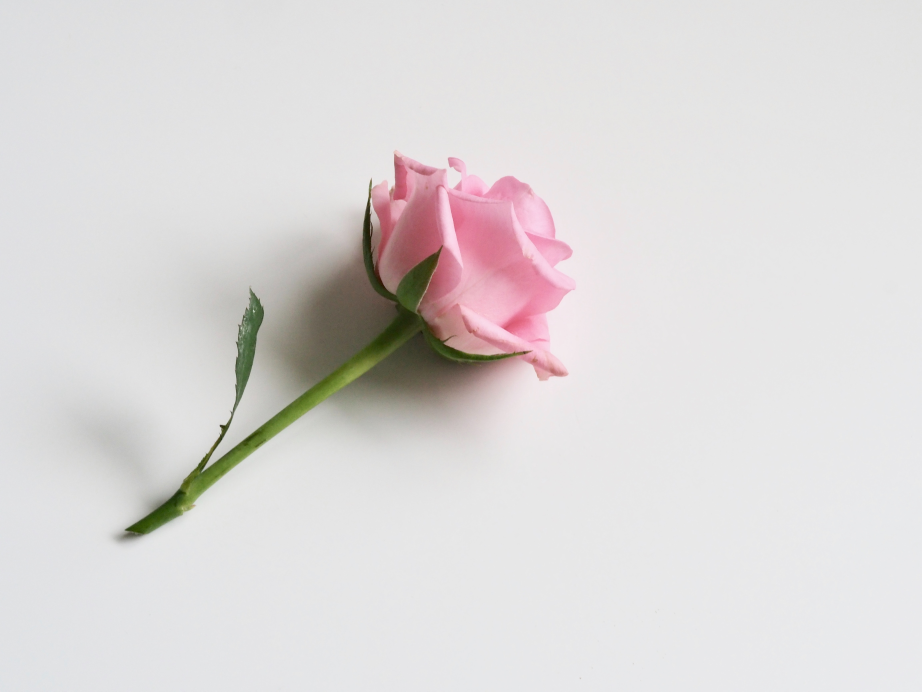
#> input picture computer-vision/images/rose.jpg, 4608 x 3456 px (shown at 1/5 size); the run also reads 2 pictures not shown here
$ jupyter execute homography.ipynb
#> lines starting #> are read from the running program, lines starting #| are printed output that depends on the picture
### computer-vision/module/utility.py
import matplotlib.pyplot as plt
import numpy as np
from matplotlib.colors import hsv_to_rgb

def show_images(*img_label_tuples, grey=True):
    if len(img_label_tuples) == 1 and type(img_label_tuples[0]) == list:
        img_label_tuples = img_label_tuples[0]

    n = len(list(img_label_tuples))
    f = plt.figure(figsize=(12.8, 9.6))

    axes = [f.add_subplot(100 + 10 * n + i) for i in range(1, n+1)]

    imgs_max = 1 if all([image.max() <= 1 for image, *_ in img_label_tuples]) else 255

    for ax, (image, label, *others) in zip(axes, img_label_tuples):
        ax.title.set_text(label)
        autoscale = others[0] if len(others) > 0 else False
        vmin, vmax = (0, imgs_max) if not autoscale else (image.min(), image.max())
        if grey:
            ax.imshow(image, cmap='gray', vmin=vmin, vmax=vmax)
        else:
            ax.imshow(image)

        ax.xaxis.set_visible(False)
        ax.yaxis.set_visible(False)

# [24 lines left out: function show_pyramids, not called in this run]

def array_is_equal(arr1, arr2, epsilon=1e-10):
    return np.abs((arr1 - arr2)).max() < epsilon

# [16 lines left out: functions make_segments, interact_func, not called in this run]

### computer-vision/homography.ipynb
[cell 1]
import sys
sys.path.append('..')

from common.utility import show_implementation
from module.utility import show_images

import numpy as np
import matplotlib.pyplot as plt
from PIL import Image

[cell 2]
rose_image = Image.open('images/rose.jpg').resize((288, 216))
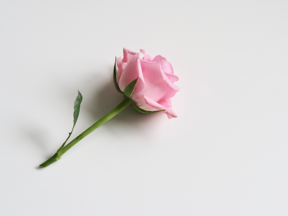
#> rose_image: PIL image 288x216 RGB; mean R, G, B 220.2, 216.7, 216.5
rose_image = np.array(rose_image.convert('L'))
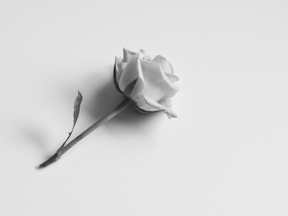
#> rose_image: shape (216, 288); min 27, max 238, mean 217.7

# Homography

After the [descriptor chapter](./descriptor.ipynb), we can:
1. identify key points
2. describe the area around the key points
3. perform matching on that points

Now, all that is left is to stitch the two images together based on the key point location.

However, it becomes clear that only shifting the image is not always sufficient to align the two images together.
For example. the image may be rotated, scaled, or even taken from a different plane.

Thus, we need a way to transform the image (based on the transformation of the key points) for better alignment.

## Image projection

In all the previous chapters, we have performed functions on the pixel value of the image.
In a more mathematical form, given a location $x$, the function of the pixel values of the image $F$, and some function $h$, the original image is given as $F(x)$ and our transformed image $G(x)$ is defined as:

$$
G(x) = h(F(x))
$$

However, to align the image, we need to change the domain of $F$.
That is, our transformed image should have the form of:
$$
G(x) = F(h(x))
$$

This means that each pixel at $x$ in $G$ is obtaining its value from the pixel at $h(x)$ in $F$.

## Types of 2D transformations
Since our pixel location is 2 dimensional, we should look at the types of 2D transformation we can perform on an image.

It is as follows:
* Translation
* Rotation
* Scaling
* Affine
* Projective

For image stitching, we would require projective transformation (**homography**) as it will account for the change in plane of the image.

[cell 3]
ps = np.array([[-1, -1], [-1, 1], [1,1], [1,-1]])
rt2 = np.sqrt(2)
all_p_primes = np.array([
    ps + (0, 1),
    [[-rt2, 0], [0, rt2], [rt2, 0], [0, -rt2]],
    ps * 2,
    [[-1, -1], [0, 1], [2, 1], [1, -1]],
    [[-1, -1], [-2, 1], [2, 1], [1, -1]],
])

titles = ["Translation", "Rotation", "Scaling", "Affine", "Projective"]

num_rows = all_p_primes.shape[0]
fig = plt.figure(figsize=(8,5 * num_rows))
axs = fig.subplots(num_rows, 2, sharex=True, sharey=True)

for row, p_primes, title in zip(axs, all_p_primes, titles):
    ax1, ax2 = row

    ax1.fill(ps[:, 0], ps[:, 1],'ko')
    ax2.fill(p_primes[:, 0], p_primes[:, 1],'ko')
    ax2.set_title(title)

plt.show()
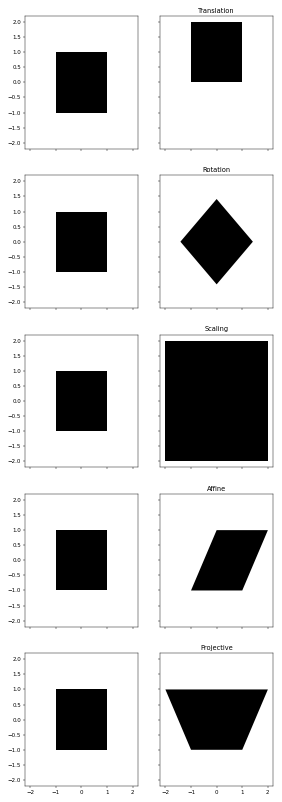
#> figure drawn by matplotlib, 10 panels

Hence, we can apply homography when the image have any of the following properties:
* the scene is planar (*ie* a picture of a flat wall)
* or approximately planar (*ie* the scene is far away or have little depth variation)
* the scene is captured under camera rotation **only**, with not translation.

This is together with the (obvious) assumption that the things within the image did not move (significantly) independently of one another.

## Applying homography

Suppose that we wish to transform a pixel location $p$ to $p'$, and we know the homography matrix H.
It is clear that both $p$ and $p'$ are 2 dimensional.
Since homography are linear operations, we can define them as a matrix multiplication with $p$.

Thus, we get $p' = Hp$

<p hidden>TODO: Add linear algebra chapter<p/>

From [linear algebra](./), we learnt that we can use matrices to change the dimension that we are working in, and the matrix $\begin{pmatrix}0 & 1 \\ -1 & 0\end{pmatrix}$ correspond to a 90 degree anti-clockwise rotation on the domain.

[cell 4]
rose_image_padded = np.pad(rose_image, ((0, max(rose_image.shape) - rose_image.shape[0]),
                                        (0, max(rose_image.shape) - rose_image.shape[1])), constant_values=0)
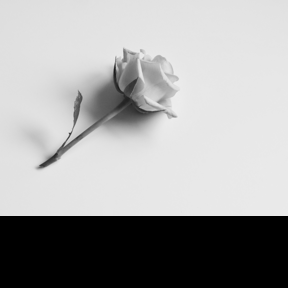
#> rose_image_padded: shape (288, 288); min 0, max 238, mean 163.3

indices = np.indices(rose_image_padded.shape).transpose(
    (1, 2, 0)).reshape((-1, 2))

H = np.array([[0,  1],
              [-1, 0]])

rotated = np.array([H @ p for p in indices])
transformed_image = rose_image_padded[rotated[:, 0], rotated[:, 1]].reshape(
    rose_image_padded.shape)
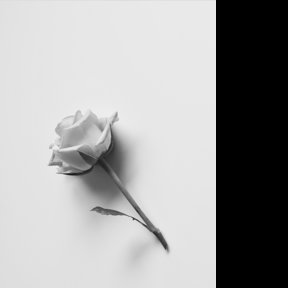
#> transformed_image: shape (288, 288); min 0, max 238, mean 163.3
show_images((rose_image, "Original Image"), (rose_image_padded,
            "Padded image"), (transformed_image, "Rotated image"))

Indeed, the matrix $H$ correspond to a rotation.
We added padding so that the domain of $p$ is the same as $p'$.

<span id='side-note'/>

(Note that $H$ doesn't actually result in the above transformation.
Suppose we consider the pixel location (10, 0), then after applying the homography, the new pixel location would be (0, -10).
But since we don't have a pixel value at a negative coordinate, the resulting image would be effectively blank.
However, `numpy` allows for negative indexing of their array, and it just so happens that the negative index corresponds to a correct domain referencing such that the result is proper rotation.
To achieve a correct homography for rotation, we would need to make the center of the image (0, 0) and perform rotation, which we will account for this we have a better understanding of homography.)

## Homogeneous coordinates
From using the above formulation of a $2 \times 2$ homography matrix $H$, we can verify that we can indeed perform rotations, scaling, affine and projective transformations.

Through some experimentation, we also would realized that **we are unable to represent translation using a $2\times 2$ matrix $H$**.

A way to reason about it is because we have no way of increasing a certain pixel location by a constant amount as we do not have a "constant row" in $p$ to multiply against when we do the matrix multiplication of $Hp$.

Hence, we introduce the concept of a **homogeneous** coordinates (our previous 2D coordinate are **heterogeneous**)

For any point $p = (x,y)$, we represent it as $P = (x,y,1)$ instead.
And our $H$ is now a $3 \times 3$ matrix.

Hence, we get the following

$$
p = \begin{pmatrix}x \\ y \end{pmatrix} \Rightarrow
P = \begin{pmatrix}x \\ y \\ 1\end{pmatrix}
$$

$$
P' = HP
$$

$$
P' = \begin{pmatrix}x' \\ y' \\ w' \end{pmatrix} \Rightarrow
p' = \begin{pmatrix}x' / w' \\ y' / w'\end{pmatrix}
$$

Notice that we can set the last column of $H$ to be $(0, 0, 1)$, and it would correspond to a transformation without translation.

And any of the non-zero values on the last column of H (except the last row) will correspond to a translation transformation.

[cell 5]
def homography(H, image, reference_image=None, strict=False):
#> called with H = array of shape (3, 3), strict = False
    if reference_image is None:
        reference_image = image
    ps = np.indices(image.shape).transpose(
        (1, 2, 0)).reshape((-1, 2))
    Ps = np.hstack((ps, np.ones((ps.shape[0], 1))))

    P_primes = np.array([H @ p for p in Ps])
    p_primes = (P_primes[:, 0:2] / P_primes[:,
                2].reshape((-1, 1))).round().astype('int32')
    p_primes = p_primes.reshape(*image.shape, 2)
    if strict:
        valid_xy = p_primes >=0
        valid_xy &= valid_xy[:, :, ::-1]
        p_primes = np.where(valid_xy, p_primes, 0)
        p_primes = p_primes.round()
        transformed_image = np.zeros((p_primes[:,:,0].max() + 1, p_primes[:,:,1].max() + 1))
        transformed_image[p_primes[:, :,0], p_primes[:, :,1]] = reference_image

    else:
        transformed_image =reference_image[p_primes[:, :,0], p_primes[:, :,1]]
    return transformed_image


def square(image):
    return np.pad(image, ((0, max(image.shape) - image.shape[0]),
                          (0, max(image.shape) - image.shape[1])), constant_values=0)

[cell 6]
image_padded = square(rose_image)

H = np.array([[0, 1, 0],
              [-1, 0, 0],
              [0, 0, 1]])
show_images((rose_image, "Original Image"), (image_padded,
            "Padded image"), (homography(H, image_padded), "Rotated image"))
#> the loop in show_images (call 2), `for ax, (image, label, *others) in zip(axes, img_label_tuples):` made 3 passes
#> label on passes 1 to 3: 'Original Image', 'Padded image', 'Rotated image'

$(0, 0, 1)$ on last row gives us the same transformation as in heterogeneous coordinates.

[cell 7]
image_padded = square(rose_image)

H = np.array([[1, 0, 50],
              [0, 1, 0],
              [0, 0, 1]], dtype='uint32')
show_images((rose_image, "Original Image"), (homography(H, rose_image, strict=True), "Translated image"))
#> call 2 of homography, with H = array of shape (3, 3), strict = True
#> in homography (call 2), `transformed_image[p_primes[:, :,0], p_primes[:, :,1]] = reference_image`:
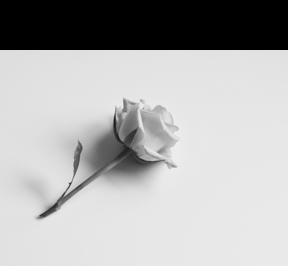
#> transformed_image: shape (266, 288) float64; min 0, max 238, mean 176.8

And the values in the last column dictates the amount of translation to the image.

## Computing homography

Remember our motivation.
We were given a set of points $p$ which are matched to $p'$ in a new image.
Now, we wish to find some homography matrix $H$ such that it matches points $p$ to $p'$, such that we can apply this transformation to all points in the image.

Thus, the problem statement is:

*Given a set of matched key points $(p_i, p_i')$, find the best estimate of $H$ such that*
$$
P' = H P
$$

### Direct Linear Transform

Firstly, we make some assumptions of our desired H.
**We assume that the transformation is "linear"; that is, $w'$ is constant.**
Because of this, we can rewrite our matrix as below, using $\alpha$ as the constant scale factor used to account for $w'$.

$$
\begin{pmatrix}
x' \\
y' \\
1
\end{pmatrix}
=
\alpha
\begin{pmatrix}
h_1 & h_2 & h_3 \\
h_4 & h_5 & h_6 \\
h_7 & h_8 & h_9 \\
\end{pmatrix}
\begin{pmatrix}
x \\
y \\
1
\end{pmatrix}
$$

Comparing the first 2 rows with the last row, we get the following
$$
x'(h_7x + h_8y + h_9) = (h_1x + h_2y + h_3) \\
y'(h_7x + h_8y + h_9) = (h_4x + h_5y + h_6)
$$

Rearranging, we get
$$
h_7xx' + h_8 yx' + h_9x' - h_1 x - h_2 y - h_3 = 0\\
h_7xy' + h_8 yy' + h_9y' - h_4 x - h_5 y - h_6 = 0
$$

Notice that we can describe this as a matrix:
$$
A_ih = 0
$$

where
$$
 A_i = \begin{pmatrix}-x & -y & -1 & 0  &  0 & 0  & xx' & yx' & x'
                    \\ 0 &  0 &  0 & -x & -y & -1 & xy' & yy' & y' \end{pmatrix}\\
h = \begin{pmatrix}h_1 & h_2 & h_3 & h_4 & h_5 & h_6 &h_7 &h_8 & h_9\end{pmatrix}^T
$$

Note that there is an $A_i$ for each pair of matched points $p_i, p_i'$, thus we can stack all these constraints together to get
$$
Ah = 0
$$

We can use the perform **singular value decomposition** on $A$ to obtain $$A = U \Sigma V^T$$.
<span hidden>TODO: Add link?</span>

Then we obtain the singular value corresponding to the smallest singular value $h=v_i$.

Lastly, we reshape it to obtain our desired $H$.

#### Example

[cell 8]
ps = np.array([(0, 0), (10, 0), (0, 10), (10, 10)])
p_primes = np.array([(0, 1), (10, 1), (0, 11), (10, 11)])

Suppose our $p$ and $p'$ were as per above.
We can see that it is a translation of the $y$ variable by 1.

[cell 9]
np.set_printoptions(suppress=True)

def dlt(ps, p_primes):
    assert len(ps) == len(p_primes)
    xs, ys = ps[:, 0], ps[:, 1]
    x_primes, y_primes = p_primes[:, 0], p_primes[:, 1]

    arr = []
    for x, x_p, y, y_p in zip(xs, x_primes, ys, y_primes):
        arr.append([-x, -y, -1, 0, 0, 0, x * x_p, y *x_p, x_p])
        arr.append([0, 0, 0, -x, -y, -1, x * y_p, y *y_p, y_p])
    A = np.array(arr)
    H = np.linalg.svd(A)[-1][-1].reshape(3, 3)
    #return H
    return H / H[2][2] # Make bottom right corner 1 for ease of representation

H = dlt(ps, p_primes)
print(H)

Thus, this is our computed $H$.
Keen readers would recognize that this is indeed a translation homography of 1 pixel in the $y$ axis.

[cell 10]
P_primes = H @ np.vstack((ps.transpose(), np.ones(ps.transpose()[0].shape)))
Ps = P_primes[:2] / P_primes[2]
print(Ps)

Applying the homography onto our original $p$ does indeed gives us our $p'$.

Now, moving back to the example of our rose image.

[cell 11]
plt.imshow(rose_image_padded, cmap='gray')
ps = [(72, 72), (72, 216), (216, 216), (216, 72)]
p_primes = ps[-1:] + ps[:-1]
ps, p_primes = np.array(ps), np.array(p_primes)

plt.plot([(72, 72, 216, 216)],[(72, 216, 72, 216)], 'bo')

plt.arrow(72, 72, 0, 120, color='red', width=3)
plt.arrow(216, 216, 0, -120, color='red',width=3)
plt.arrow(72, 216, 120, 0, color='red',width=3)
plt.arrow(216, 72, -120, 0, color='red',width=3)
plt.show()
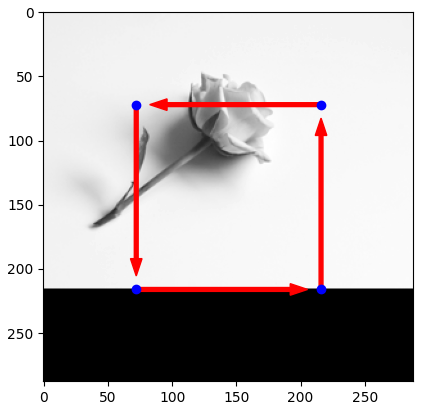
#> figure drawn by matplotlib, 1 panel

Suppose we consider the homography derived from the transformation of the above 4 points.
This would be a anti-clockwise rotation of the image around the center.

[cell 12]
H = dlt(ps, p_primes)
print(H)

Notice the presence of non-zero values on the last column.
This indicates the [translation](#side-note) that we mentioned previously.

[cell 13]
transformed_image = homography(H, rose_image_padded, rose_image_padded, strict=True)
show_images((image_padded, "Padded image"), (transformed_image, "Rotated image"))

Note that this time, we can use `strict` mode which fills pixels that are outside the domain with 0's instead of wrapping around.

This means that our transformation now does not dependent on the "quirk" of `numpy`, and properly handles the domain.

#### Drawbacks
* DLT is an linear squares estimation
    * we assumed that transformation is linear, but the underlying transformation may not have been linear.
* Sensitive to scaling in pixel space
    * can be solved by [normalization](#Normalization)
* DLT is greatly affected by outliers
    * can be alleviated with [RANSAC](#RANSAC)

[cell 14]
ps = np.array([(0, 0), (10, 0), (0, 10), (10, 10), (5, 5)])
p_primes = np.array([(0, 1), (10, 1), (0, 11), (10, 11), (5, 5)])

Suppose that our $p$ now contains an outlier.
This is the (5, 5) which gets mapped to (5, 5).

[cell 15]
H = dlt(ps, p_primes)

P_primes = H @ np.vstack((ps.transpose(), np.ones(ps.transpose()[0].shape)))
Ps = P_primes[:2] / P_primes[2]
print(Ps)

Notice that in our resultant $p'$, every value is affected by the outlier.

#### Normalization
We can normalize $p$ and $p'$ to reduce the effect of scaling in the pixel space.

To normalize points $p_i$'s, we find a transformation $T$, made of translation and scaling, such that the new points $\hat p_i$'s have a centroid at $(0, 0)$, and their average distance from the origin is $\sqrt 2$.

Hence, the complete procedure for DLT is as follows:
1. Normalize $p$ using $T$ to get $\hat p$
2. Normalize $p'$ using $T'$ to get $\hat p'$
3. Apply DLT on the normalized $\hat p$ and $\hat p'$ to get $\hat H$
4. Get $H$ by computing $H= T'^{-1} \hat H T$

We notice that outliers can greatly affect the homography computed from DLT, due to DLT trying to solve for the "average" transformation which would be corrupted by an outlier.
If somehow we can ensure that the points we used to compute the homography contains no outlier, then our obtained $H$ would be correct.

Since we have no guarantee that all our matches are perfect, we need a way to make our homography computation more robust to outliers.

## RANSAC

Let's move away from homography for a moment and discuss a method to obtain a sample without outliers (or with less outliers).

Random sample consensus (RANSAC) uses noisy observations to estimate a model's parameters.
We firstly classify the data as inliers and outliers, then we fits the model to only inliers.

The algorithm is simple:
1. Randomly obtain samples with size required to fit the model
2. Solve for the model parameter using these samples
3. Score the fraction of inliers within a certain threshold of the model
4. Repeat steps 1 to 3 until we find a model with the most inliers.

### Parameters
From the above algorithm, we see that there are a few parameters:
* $\delta$: the distance threshold to consider the point as a inlier
* $N$: the number of iterations to ran RANSAC
* sample size: this would be fixed based on the number of points needed to determine a solution for your model
    * *eg* fitting against a linear model would need a sample size of 2, fitting points against a plane would take sample size of 3, *etc*

We want to choose $\delta$ such that (noisy) inliers still lies within the threshold, usually done empirically through trial and error

If we have a rough estimation on the proportion of inlier vs outliers, we can obtain an upper bound to $N$.

[cell 16]
delta = 1
points = np.array([(0, 1), (1, 3), (3, 4), (5, 5), (6, 7), (7, 8), (8, 9), (9, 10), (4, 1), (2, 8)])
plt.scatter(points[:, 0], points[:,1])
plt.show()
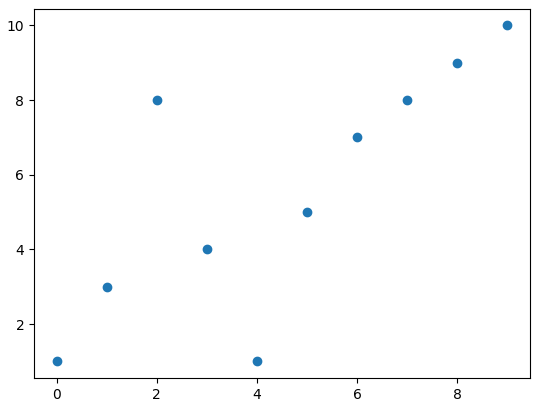
#> figure drawn by matplotlib, 1 panel

Suppose that we are trying to fit a linear model, given the points above.
Notice that 8 points are fitting the majority linear relationship, while 2 points are outliers.
Since the relationship is linear, we know that we need at least 2 points to compute the model.

Suppose that we took points $A$ and $B$ as our sample.

[cell 17]
def line(a, b, xs):
    x1, y1 = a
    x2, y2 = b
    m = (y1-y2)/(x1-x2)
    c = y1 - m * x1
    return m * xs + c

plt.scatter(points[:, 0], points[:,1])
sample = points[[0, 3]]

xs = np.linspace(-1, 10)
plt.plot(xs, line(*points[[0, 3]], xs))
plt.text(sample[0][0], sample[0][1]+0.5, "A")
plt.text(sample[1][0], sample[1][1]+0.5, "B")
plt.show()
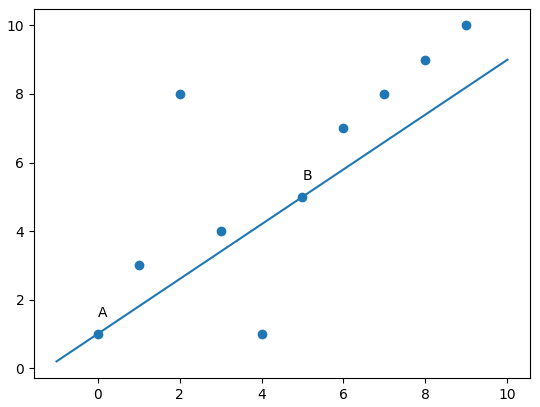
#> figure drawn by matplotlib, 1 panel; curve peaks at x = 10, y = 9

Then the above would be our computed model.
Then, we compare the distance of all the points to their corresponding computed value based on the model.
This is equivalent to finding the distance of the points to the line.

[cell 18]
sample = points[[0, 3]]
plt.fill_between(xs, line(*sample, xs) - delta, line(*sample, xs) + delta, color="cyan")
plt.scatter(points[:, 0], points[:,1])
plt.plot(xs, line(*sample, xs))
plt.text(sample[0][0], sample[0][1]+0.5, "A")
plt.text(sample[1][0], sample[1][1]+0.5, "B")
plt.show()
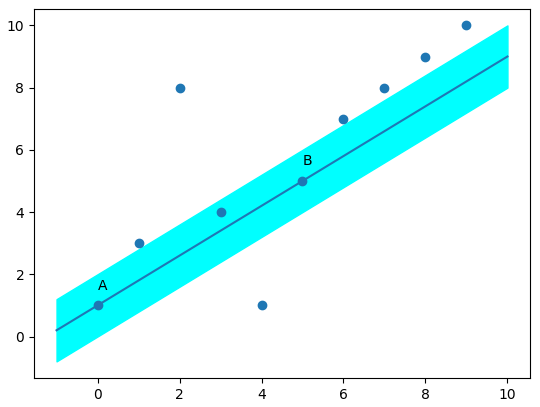
#> figure drawn by matplotlib, 1 panel; curve peaks at x = 10, y = 9

In other words, points that are within the shaded region are **inliers**.
In this case, there are 3 inliers.

Then, RANSAC will repeat the above multiple times and return the best sample it obtained.

[cell 19]
N = 10
sample_size = 2

def dist(p_sample, points):
    assert p_sample.shape[0] == 2

    p1, p2 = p_sample
    return np.abs(np.cross(p2 - p1, p1 - points)/np.linalg.norm(p2 - p1))

best = (None, 0)
for _ in range(N):
    indices = np.random.choice(np.arange(points.shape[0]), size=sample_size, replace=False)
    sample = points[indices]
    num_inliers = (dist(sample, points) <= delta).sum()

    if num_inliers > best[1]:
        best = (sample, num_inliers)
#> (the rest of the program and of its run is left out)
